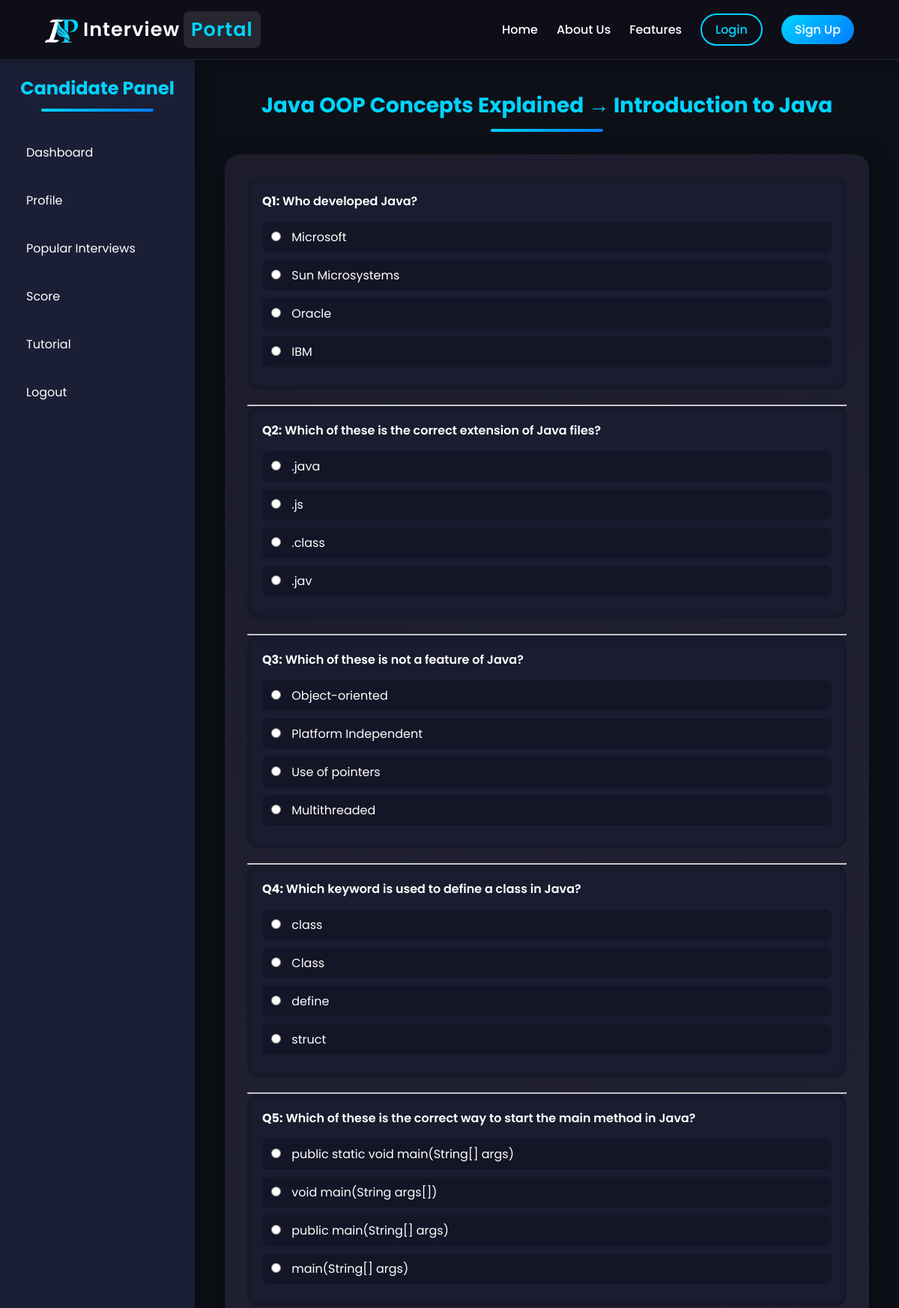
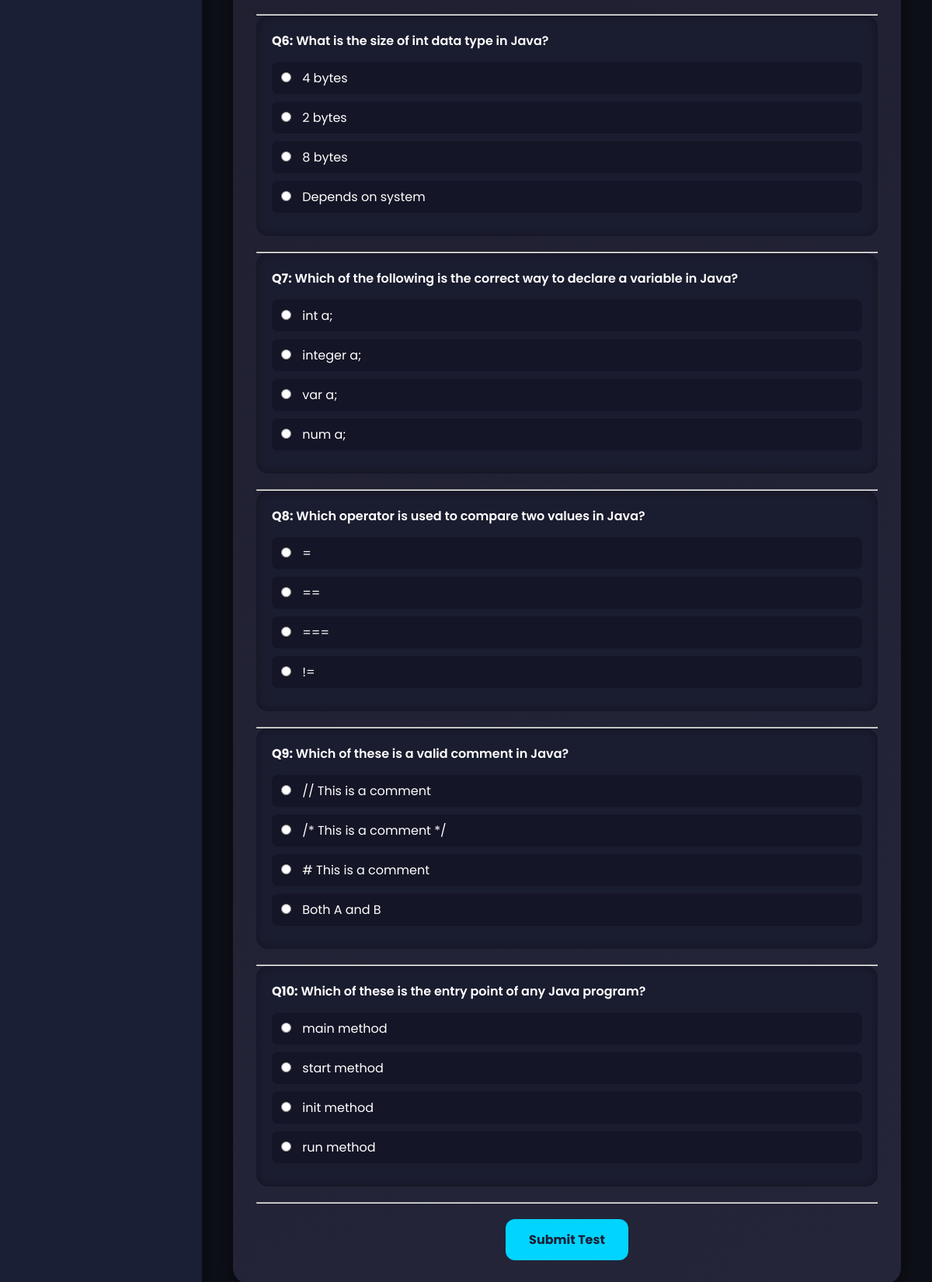
The app's page /tutorial-test.php?sub_id=1 with its own data (2 pictures, top to bottom).
### tables this page shows
CREATE TABLE `tutorial_subtopics` (
  `id` int(11) NOT NULL,
  `tutorial_id` int(11) NOT NULL,
  `title` varchar(255) NOT NULL,
  `video_url` varchar(500) NOT NULL,
  `duration` varchar(50) DEFAULT NULL,
  `created_at` timestamp NOT NULL DEFAULT current_timestamp()
);

CREATE TABLE `tutorials` (
  `id` int(11) NOT NULL,
  `title` varchar(255) NOT NULL,
  `description` text NOT NULL,
  `thumbnail` varchar(255) NOT NULL,
  `duration` varchar(20) NOT NULL,
  `questions_count` int(11) DEFAULT 0,
  `created_at` timestamp NOT NULL DEFAULT current_timestamp()
);

CREATE TABLE `tutorial_questions` (
  `id` int(11) NOT NULL,
  `tutorial_subtopic_id` int(11) NOT NULL,
  `question_text` text NOT NULL,
  `options` longtext DEFAULT NULL CHECK (json_valid(`options`)),
  `correct_answer` varchar(255) DEFAULT NULL,
  `created_at` timestamp NOT NULL DEFAULT current_timestamp()
);

### tutorial-test.php (the view, shortened to what this page needs)
<?php
include 'header.php';
$subtopic_id = intval($_GET['sub_id']);
$tutStmt = $conn->prepare("
    SELECT
        ts.title AS subtopic_title,
        t.title AS tutorial_title
    FROM tutorial_subtopics ts
    INNER JOIN tutorials t ON ts.tutorial_id = t.id
    WHERE ts.id = ?
");
$tutStmt->bind_param("i", $subtopic_id);
$tutStmt->execute();
$tutRes = $tutStmt->get_result();
$data = $tutRes->fetch_assoc();
$subtopicTitle  = htmlspecialchars($data['subtopic_title']);
$tutorialTitle  = htmlspecialchars($data['tutorial_title']);
$stmt = $conn->prepare("SELECT * FROM tutorial_questions WHERE tutorial_subtopic_id = ?");
$stmt->bind_param("i", $subtopic_id);
$stmt->execute();
$res = $stmt->get_result();
$question_text = $res->fetch_all(MYSQLI_ASSOC);
?>
<div class="dashboard-container">
  <?php include 'sidebar.php'; ?>
  <main class="main-content">
    <h2><?= $tutorialTitle ?> → <?= $subtopicTitle ?></h2>
    <form id="quizForm">
      <?php foreach ($question_text as $index => $q): ?>
    <div class="question" data-qid="<?= $q['id']; ?>">
        <p><strong>Q<?= $index + 1 ?>:</strong> <?= htmlspecialchars($q['question_text']); ?></p>
        <?php
        $options = json_decode($q['options'], true);
        if (!empty($options) && is_array($options)) {
            foreach ($options as $opt) { ?>
                <label>
                    <input type="radio" name="answers[<?= $q['id']; ?>]" value="<?= htmlspecialchars($opt); ?>">
                    <?= htmlspecialchars($opt); ?>
                </label>
            <?php }
        } else {
            echo "<p style='color:red;'>Options not available</p>";
        }
        ?>
    </div>
    <hr>
<?php endforeach; ?>
      <button type="button" id="submitTest" class="btn-test">Submit Test</button>
    </form>
  </main>
</div>

### header.php (style rules this page uses)
* { margin: 0; padding: 0; box-sizing: border-box; font-family: 'Poppins', sans-serif; }
html, body { width: 100%; min-height: 100%; background: #0b0f19; color: #fff; scroll-behavior: smooth; }
body { padding-top: 80px; }

### tutorial-test.php (style rules this page uses)
.dashboard-container { display: flex; min-height: 100vh; background: #0e1018; font-family: 'Poppins', sans-serif; }
.main-content { flex-grow: 1; padding: 40px; }
h2 { color: #00d4ff; text-align: center; font-size: 28px; margin-bottom: 30px; position: relative; }
h2::after { content: ''; display: block; width: 150px; height: 4px; background: linear-gradient(to right, #00d4ff, #007bff); margin: 10px auto 0; border-radius: 2px; }
form { max-width: 900px; margin: 0 auto; background: linear-gradient(145deg, #1c1c2b, #242539); padding: 30px; border-radius: 20px; box-shadow: 0 8px 30px rgba(0,0,0,0.5); color: #fff; }
.question { background: #1a1c2f; border-radius: 15px; padding: 20px; margin-bottom: 20px; box-shadow: inset 0 0 10px rgba(0,0,0,0.3); }
.question p { font-size: 16px; font-weight: 600; margin-bottom: 15px; }
label { display: block; margin-bottom: 10px; padding: 8px 12px; border-radius: 8px; cursor: pointer; transition: 0.3s; background: #141526; }
input[type="radio"] { margin-right: 10px; }
.btn-test { display: block; margin: 20px auto 0; background: #00d4ff; color: #1a1f36; padding: 14px 30px; font-size: 16px; font-weight: 700; border: none; border-radius: 12px; cursor: pointer; transition: 0.3s; }

### records on screen
tutorial_subtopics: tutorial.title "Java OOP Concepts Explained", title "Introduction to Java"
tutorial_questions: question_text "Who developed Java?", options "Microsoft", options "Sun Microsystems", options "Oracle", options "IBM"
tutorial_questions: question_text "Which of these is the correct extension of Java files?", options ".java", options ".js", options ".class", options ".jav"
tutorial_questions: question_text "Which of these is not a feature of Java?", options "Object-oriented", options "Platform Independent", options "Use of pointers", options "Multithreaded"
tutorial_questions: question_text "Which keyword is used to define a class in Java?", options "class", options "Class", options "define", options "struct"
tutorial_questions: question_text "Which of these is the correct way to start the main method in Java?", options "public static void main(String[] args)", options "void main(String args[])", options "public main(String[] args)", options "main(String[] args)"
tutorial_questions: question_text "What is the size of int data type in Java?", options "4 bytes", options "2 bytes", options "8 bytes", options "Depends on system"
tutorial_questions: question_text "Which of the following is the correct way to declare a variable in Java?", options "int a;", options "integer a;", options "var a;", options "num a;"
tutorial_questions: question_text "Which operator is used to compare two values in Java?", options "=", options "==", options "===", options "!="
tutorial_questions: question_text "Which of these is a valid comment in Java?", options "// This is a comment", options "/* This is a comment */", options "# This is a comment", options "Both A and B"
tutorial_questions: question_text "Which of these is the entry point of any Java program?", options "main method", options "start method", options "init method", options "run method"

### other values on screen
$title "Dashboard"
$title "Profile"
$title "Popular Interviews"
$title "Score"
$title "Tutorial"
$title "Logout"
